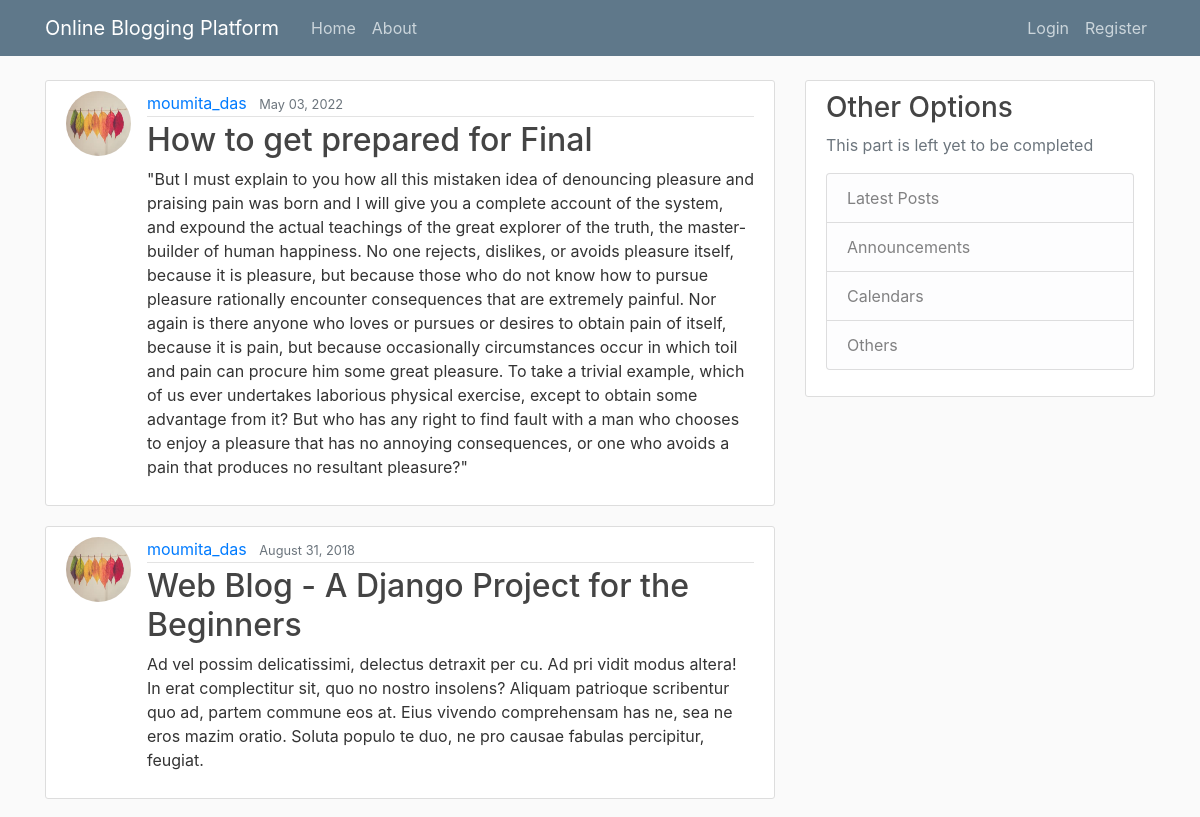
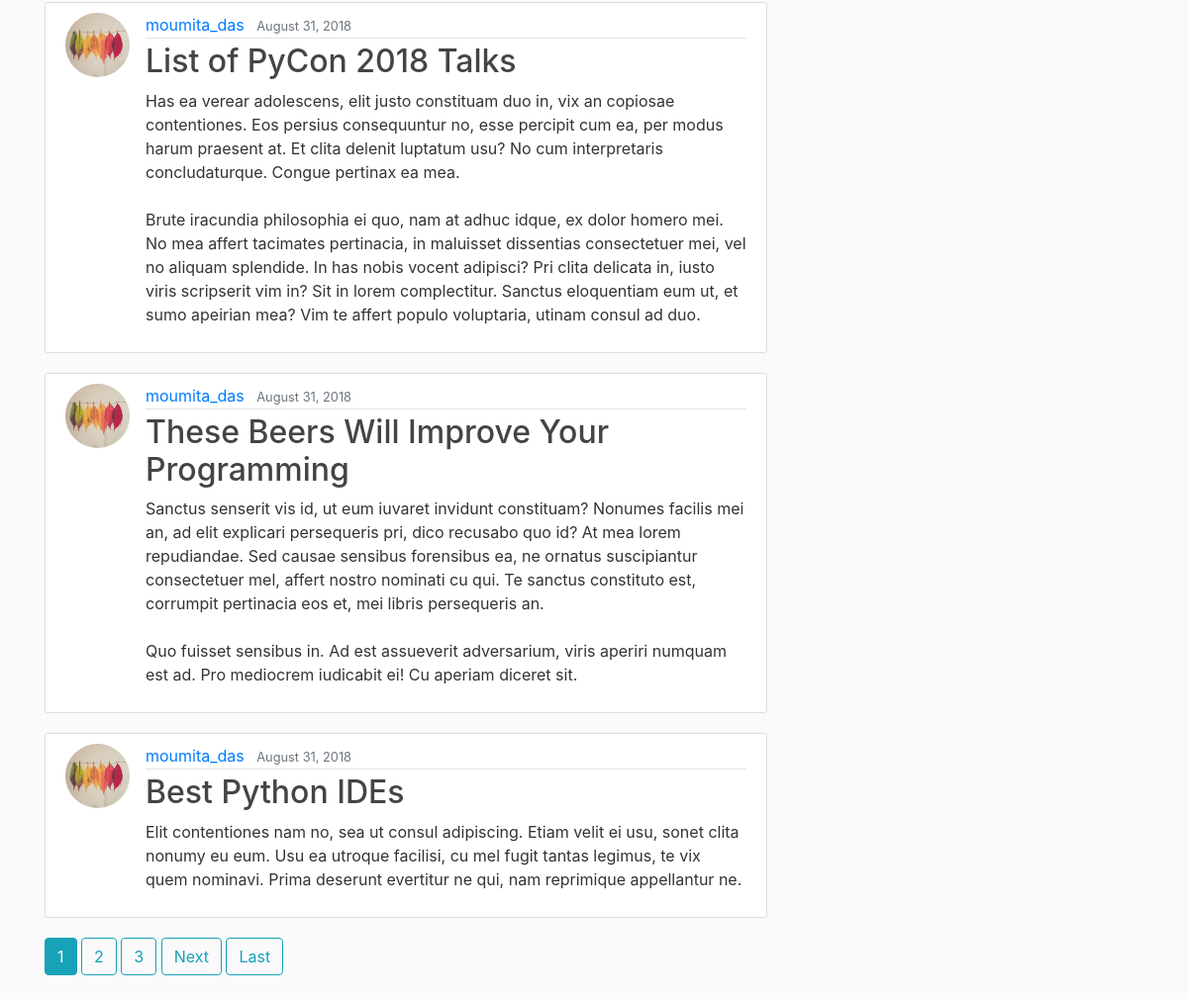
The page / on the database its author committed (2 pictures, top to bottom).
### blog/models.py (models this page shows, shortened)
class Post(models.Model):
    title = models.CharField(max_length=100)
    content = models.TextField()
    date_posted = models.DateTimeField(default=timezone.now)
    author = models.ForeignKey(User, on_delete=models.CASCADE)

### users/models.py (models this page shows, shortened)
class Profile(models.Model):
    user = models.OneToOneField(User, on_delete=models.CASCADE)
    image = models.ImageField(default='default.jpg', upload_to='profile_pics')

### blog/views.py (the view)
# urls.py: path('', PostListView.as_view(), name='blog-home'),
class PostListView(ListView):
    model = Post
    template_name = 'blog/home.html'  # <app>/<model>_<viewtype>.html
    context_object_name = 'posts'
    ordering = ['-date_posted']
    paginate_by = 5

### blog/templates/blog/home.html (shortened to what this page needs)
{% extends "blog/base.html" %}
{% block content %}
    {% for post in posts %}
        <article class="media content-section">
          <img class="rounded-circle article-img" src="{{ post.author.profile.image.url }}">
          <div class="media-body">
            <div class="article-metadata">
              <a class="mr-2" href="{% url 'user-posts' post.author.username %}">{{ post.author }}</a>
              <small class="text-muted">{{ post.date_posted|date:"F d, Y" }}</small>
            </div>
            <h2><a class="article-title" href="{% url 'post-detail' post.id %}">{{ post.title }}</a></h2>
            <p class="article-content">{{ post.content }}</p>
          </div>
        </article>
    {% endfor %}
    {% if is_paginated %}
      {% for num in page_obj.paginator.page_range %}
        {% if page_obj.number == num %}
          <a class="btn btn-info mb-4" href="?page={{ num }}">{{ num }}</a>
        {% elif num > page_obj.number|add:'-3' and num < page_obj.number|add:'3' %}
          <a class="btn btn-outline-info mb-4" href="?page={{ num }}">{{ num }}</a>
        {% endif %}
      {% endfor %}
      {% if page_obj.has_next %}
        <a class="btn btn-outline-info mb-4" href="?page={{ page_obj.next_page_number }}">Next</a>
        <a class="btn btn-outline-info mb-4" href="?page={{ page_obj.paginator.num_pages }}">Last</a>
      {% endif %}
    {% endif %}
{% endblock content %}

### blog/templates/blog/base.html (shortened to what this page needs)
{% load static %}
<!DOCTYPE html>
<html>
<head>
    <link rel="stylesheet" href="https://maxcdn.bootstrapcdn.com/bootstrap/4.0.0/css/bootstrap.min.css">
    <link rel="stylesheet" type="text/css" href="{% static 'blog/main.css' %}">
</head>
<body>
    <header class="site-header">
      <nav class="navbar navbar-expand-md navbar-dark bg-steel fixed-top">
        <div class="container">
          <a class="navbar-brand mr-4" href="{% url 'blog-home' %}">Online Blogging Platform</a>
          <div class="collapse navbar-collapse" id="navbarToggle">
            <div class="navbar-nav mr-auto">
              <a class="nav-item nav-link" href="{% url 'blog-home' %}">Home</a>
              <a class="nav-item nav-link" href="{% url 'blog-about' %}">About</a>
            </div>
            <div class="navbar-nav">
              {% if user.is_authenticated %}
                <a class="nav-item nav-link" href="{% url 'post-create' %}">New Post</a>
                <a class="nav-item nav-link" href="{% url 'profile' %}">Profile</a>
                <a class="nav-item nav-link" href="{% url 'logout' %}">Logout</a>
              {% else %}
                <a class="nav-item nav-link" href="{% url 'login' %}">Login</a>
                <a class="nav-item nav-link" href="{% url 'register' %}">Register</a>
              {% endif %}
            </div>
          </div>
        </div>
      </nav>
    </header>
    <main role="main" class="container">
      <div class="row">
        <div class="col-md-8">
          {% block content %}{% endblock %}
        </div>
        <div class="col-md-4">
          <div class="content-section">
            <h3>Other Options</h3>
            <p class='text-muted'>This part is left yet to be completed
              <ul class="list-group">
                <li class="list-group-item list-group-item-light">Latest Posts</li>
                <li class="list-group-item list-group-item-light">Announcements</li>
                <li class="list-group-item list-group-item-light">Calendars</li>
                <li class="list-group-item list-group-item-light">Others</li>
              </ul>
            </p>
          </div>
        </div>
      </div>
    </main>
</body>
</html>

### blog/static/blog/main.css (style rules this page uses)
body { background: #fafafa; color: #333333; margin-top: 5rem; }
h1, h2, h3, h4, h5, h6 { color: #444444; }
ul { margin: 0; }
.bg-steel { background-color: #5f788a; }
.site-header .navbar-nav .nav-link { color: #cbd5db; }
.content-section { background: #ffffff; padding: 10px 20px; border: 1px solid #dddddd; border-radius: 3px; margin-bottom: 20px; }
.article-title { color: #444444; }
.article-content { white-space: pre-line; }
.article-img { height: 65px; width: 65px; margin-right: 16px; }
.article-metadata { padding-bottom: 1px; margin-bottom: 4px; border-bottom: 1px solid #e3e3e3 }

### rows shown on the page
Post: author.profile.image (picture), author "moumita_das", date_posted "May 03, 2022", title "How to get prepared for Final", content "\"But I must explain to you how all this mistaken idea of denouncing pleasure and praising pain was born and I will give you a complete account of the system, and expound the actual teachings of the great explorer of the truth, the master-builder of human happiness. No one rejects, dislikes, or avoids pleasure itself, because it is pleasure, but because those who do not know how to pursue pleasure rationally encounter consequences that are extremely painful. Nor again is there anyone who loves or pursues or desires to obtain pain of itself, because it is pain, but because occasionally circumstances occur in which toil and pain can procure him some great pleasure. To take a trivial example,…"
Post: author.profile.image (picture), author "moumita_das", date_posted "August 31, 2018", title "Web Blog - A Django Project for the Beginners", content "Ad vel possim delicatissimi, delectus detraxit per cu. Ad pri vidit modus altera! In erat complectitur sit, quo no nostro insolens? Aliquam patrioque scribentur quo ad, partem commune eos at. Eius vivendo comprehensam has ne, sea ne eros mazim oratio. Soluta populo te duo, ne pro causae fabulas percipitur, feugiat."
Post: author.profile.image (picture), author "moumita_das", date_posted "August 31, 2018", title "List of PyCon 2018 Talks", content "Has ea verear adolescens, elit justo constituam duo in, vix an copiosae contentiones. Eos persius consequuntur no, esse percipit cum ea, per modus harum praesent at. Et clita delenit luptatum usu? No cum interpretaris concludaturque. Congue pertinax ea mea. Brute iracundia philosophia ei quo, nam at adhuc idque, ex dolor homero mei. No mea affert tacimates pertinacia, in maluisset dissentias consectetuer mei, vel no aliquam splendide. In has nobis vocent adipisci? Pri clita delicata in, iusto viris scripserit vim in? Sit in lorem complectitur. Sanctus eloquentiam eum ut, et sumo apeirian mea? Vim te affert populo voluptaria, utinam consul ad duo."
Post: author.profile.image (picture), author "moumita_das", date_posted "August 31, 2018", title "These Beers Will Improve Your Programming", content "Sanctus senserit vis id, ut eum iuvaret invidunt constituam? Nonumes facilis mei an, ad elit explicari persequeris pri, dico recusabo quo id? At mea lorem repudiandae. Sed causae sensibus forensibus ea, ne ornatus suscipiantur consectetuer mel, affert nostro nominati cu qui. Te sanctus constituto est, corrumpit pertinacia eos et, mei libris persequeris an. Quo fuisset sensibus in. Ad est assueverit adversarium, viris aperiri numquam est ad. Pro mediocrem iudicabit ei! Cu aperiam diceret sit."
Post: author.profile.image (picture), author "moumita_das", date_posted "August 31, 2018", title "Best Python IDEs", content "Elit contentiones nam no, sea ut consul adipiscing. Etiam velit ei usu, sonet clita nonumy eu eum. Usu ea utroque facilisi, cu mel fugit tantas legimus, te vix quem nominavi. Prima deserunt evertitur ne qui, nam reprimique appellantur ne."

### other values the page prints
{{ num }} "1"
{{ num }} "2" "3"
